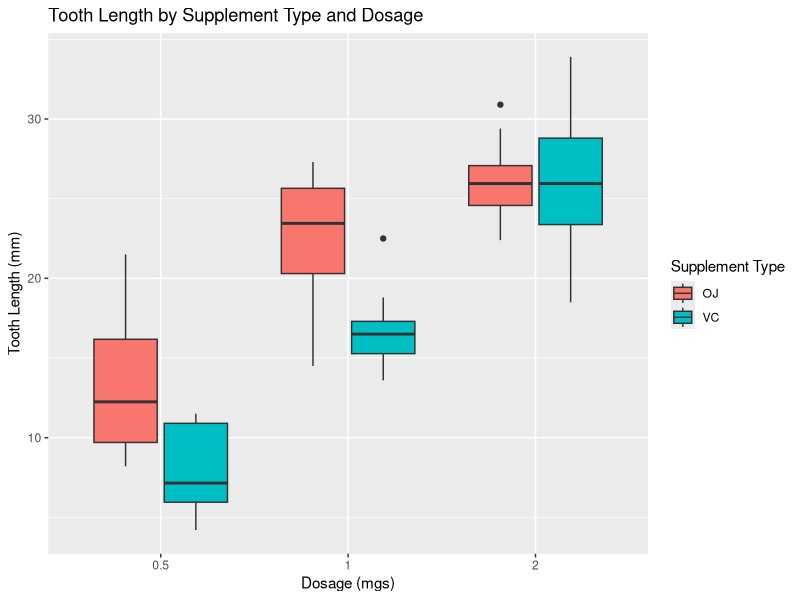

Here is the R script that generated this plot: (Note: this script raises an error after producing the figure.)
## ---- chunk 1
require("datasets")
str(ToothGrowth)
## ---- chunk 2
?ToothGrowth
## ---- chunk 3
table(ToothGrowth$supp, ToothGrowth$dose)
## ---- chunk 4
require(ggplot2)
ggplot(ToothGrowth, aes(x=factor(dose), y=len, fill=supp)) + 
  geom_boxplot() +
  ggtitle('Tooth Length by Supplement Type and Dosage') +
  xlab('Dosage (mgs)') +
  ylab('Tooth Length (mm)') +
  guides(fill=guide_legend(title='Supplement Type'))
## ---- chunk 5
require(dplyr)
myToothData <- ToothGrowth %>% filter(dose != 2)
table(ToothGrowth$supp, ToothGrowth$dose)
## ---- chunk 6
t.test(len ~ supp, paired=FALSE, var.equal=FALSE, data=myToothData)
## ---- chunk 7
t.test(len ~ dose, paired=FALSE, var.equal=FALSE, data = myToothData)
